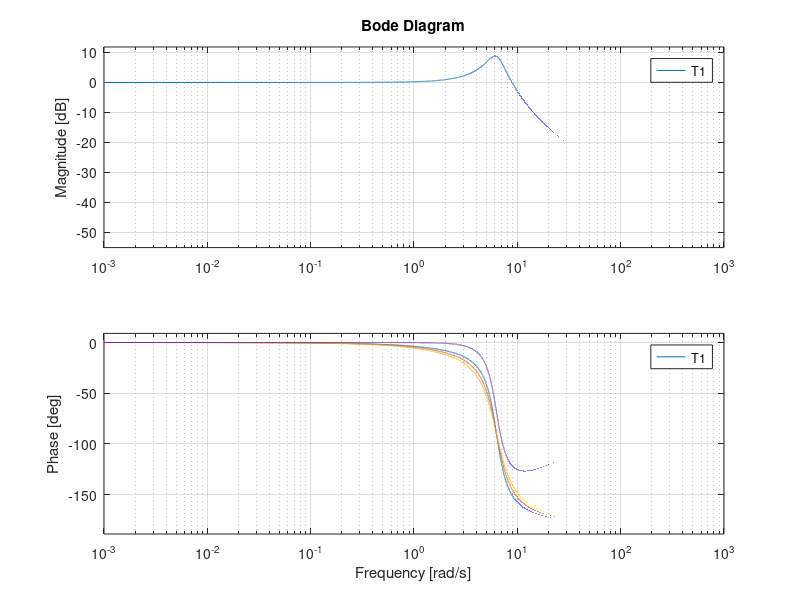
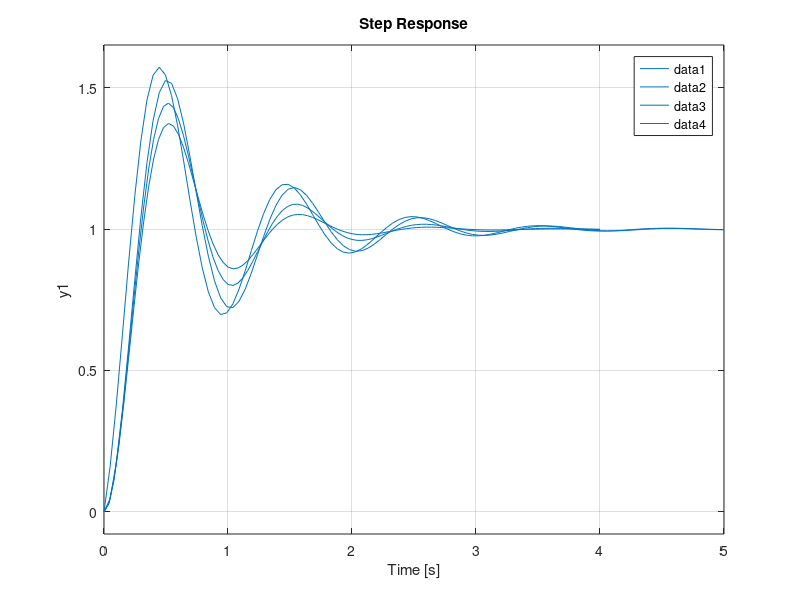

Write MATLAB code to recreate these figures, in order.
clc

%% Initialization

s = tf('s');
cp = 0.4;                   %damping coefficient
dd_mat = 0.4:0.1:0.6;       %derivative gain
dp_mat = 0;                 %proportional gain
kp = 6.32;                  %spring constant
mp = 0.16;                  %mass
cc = 2*sqrt(mp*kp);         %critical damping coefficient
zeta = cp/cc;               %damping ratio
omega = sqrt(kp/mp);        %natural frequency
omega_d = (1-zeta^2)*omega; %damped natural frequency

% Transfer function
T1 = (omega^2+(2*zeta*omega*s))/(s^2+omega^2+(2*zeta*omega*s));

for i=1:length(dd_mat)
    dd = dd_mat(i);
    for j=1:length(dp_mat)
            dp = dp_mat(j);

            % Transfer function
            T2 = kp/(mp*s^2+dd*s+kp+dp); 

            fr=0:0.001:10e2;
            [mag,phase,wout]=bode(T1,fr);
            omega_max=wout(find(mag==max(mag)));    %find resonant frequency

            [mag,phase,wout]=bode(T2,fr);
            omega_max2=wout(find(mag==max(mag)));   %find resonant frequency          

        figure(1);
        bode(T2,fr)
        hold on
        figure(2);
        step(T2)        
        hold on
    end
end

figure(1);
bode(T1,fr)
legend('show')
figure(2);
step(T1)
xlim([0 5])
legend('show')